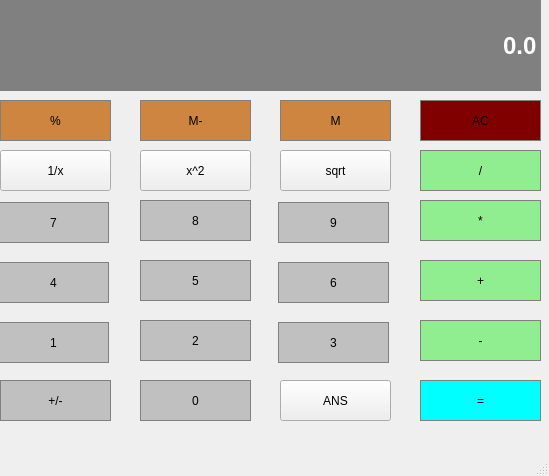
<?xml version="1.0" encoding="UTF-8"?>
<ui version="4.0">
 <class>MainWindow</class>
 <widget class="QMainWindow" name="MainWindow">
  <property name="geometry">
   <rect>
    <x>0</x>
    <y>0</y>
    <width>549</width>
    <height>476</height>
   </rect>
  </property>
  <property name="sizePolicy">
   <sizepolicy hsizetype="Preferred" vsizetype="Expanding">
    <horstretch>0</horstretch>
    <verstretch>0</verstretch>
   </sizepolicy>
  </property>
  <property name="windowTitle">
   <string>MainWindow</string>
  </property>
  <widget class="QWidget" name="centralwidget">
   <widget class="QLineEdit" name="Display">
    <property name="geometry">
     <rect>
      <x>0</x>
      <y>0</y>
      <width>541</width>
      <height>91</height>
     </rect>
    </property>
    <property name="font">
     <font>
      <family>Arial</family>
      <pointsize>18</pointsize>
      <bold>true</bold>
     </font>
    </property>
    <property name="styleSheet">
     <string notr="true">QLineEdit {
     background-color: gray; border: 1px solid gray;
	color: #ffffff;}
</string>
    </property>
    <property name="text">
     <string>0.0</string>
    </property>
    <property name="alignment">
     <set>Qt::AlignRight|Qt::AlignTrailing|Qt::AlignVCenter</set>
    </property>
   </widget>
   <widget class="QPushButton" name="Button7">
    <property name="geometry">
     <rect>
      <x>-2</x>
      <y>202</y>
      <width>111</width>
      <height>41</height>
     </rect>
    </property>
    <property name="styleSheet">
     <string notr="true">QPushButton:pressed {
    background-color: #A9A9A9; border: 1px solid gray;
	border-radius: 0px;
	padding: 5px;
}
QPushButton {
     background-color: #C0C0C0; border: 1px solid gray;
	border-radius: 0px;
	padding: 5px;
}</string>
    </property>
    <property name="text">
     <string>7</string>
    </property>
   </widget>
   <widget class="QPushButton" name="Button8">
    <property name="geometry">
     <rect>
      <x>140</x>
      <y>200</y>
      <width>111</width>
      <height>41</height>
     </rect>
    </property>
    <property name="styleSheet">
     <string notr="true">QPushButton:pressed {
    background-color: #A9A9A9; border: 1px solid gray;
	border-radius: 0px;
	padding: 5px;
}
QPushButton {
     background-color: #C0C0C0; border: 1px solid gray;
	border-radius: 0px;
	padding: 5px;
}</string>
    </property>
    <property name="text">
     <string>8</string>
    </property>
   </widget>
   <widget class="QPushButton" name="Button9">
    <property name="geometry">
     <rect>
      <x>278</x>
      <y>202</y>
      <width>111</width>
      <height>41</height>
     </rect>
    </property>
    <property name="styleSheet">
     <string notr="true">QPushButton:pressed {
    background-color: #A9A9A9; border: 1px solid gray;
	border-radius: 0px;
	padding: 5px;
}
QPushButton {
     background-color: #C0C0C0; border: 1px solid gray;
	border-radius: 0px;
	padding: 5px;
}</string>
    </property>
    <property name="text">
     <string>9</string>
    </property>
   </widget>
   <widget class="QPushButton" name="Divide">
    <property name="geometry">
     <rect>
      <x>420</x>
      <y>150</y>
      <width>121</width>
      <height>41</height>
     </rect>
    </property>
    <property name="styleSheet">
     <string notr="true">QPushButton:pressed {
    background-color: #A9A9A9; border: 1px solid gray;
	border-radius: 0px;
	padding: 5px;
}
QPushButton {
     background-color: #90EE90; border: 1px solid gray;
	border-radius: 0px;
	padding: 5px;
}</string>
    </property>
    <property name="text">
     <string>/</string>
    </property>
   </widget>
   <widget class="QPushButton" name="binary">
    <property name="geometry">
     <rect>
      <x>0</x>
      <y>100</y>
      <width>111</width>
      <height>41</height>
     </rect>
    </property>
    <property name="styleSheet">
     <string notr="true">QPushButton:pressed {
    background-color: #A9A9A9; border: 1px solid gray;
	border-radius: 0px;
	padding: 5px;
}
QPushButton {
     background-color: #CD853F; border: 1px solid gray;
	border-radius: 0px;
	padding: 5px;
}</string>
    </property>
    <property name="text">
     <string>%</string>
    </property>
   </widget>
   <widget class="QPushButton" name="Button3">
    <property name="geometry">
     <rect>
      <x>278</x>
      <y>322</y>
      <width>111</width>
      <height>41</height>
     </rect>
    </property>
    <property name="styleSheet">
     <string notr="true">QPushButton:pressed {
    background-color: #A9A9A9; border: 1px solid gray;
	border-radius: 0px;
	padding: 5px;
}
QPushButton {
     background-color: #C0C0C0; border: 1px solid gray;
	border-radius: 0px;
	padding: 5px;
}</string>
    </property>
    <property name="text">
     <string>3</string>
    </property>
   </widget>
   <widget class="QPushButton" name="Button1">
    <property name="geometry">
     <rect>
      <x>-2</x>
      <y>322</y>
      <width>111</width>
      <height>41</height>
     </rect>
    </property>
    <property name="styleSheet">
     <string notr="true">QPushButton:pressed {
    background-color: #A9A9A9; border: 1px solid gray;
	border-radius: 0px;
	padding: 5px;
}
QPushButton {
     background-color: #C0C0C0; border: 1px solid gray;
	border-radius: 0px;
	padding: 5px;
}</string>
    </property>
    <property name="text">
     <string>1</string>
    </property>
   </widget>
   <widget class="QPushButton" name="Button2">
    <property name="geometry">
     <rect>
      <x>140</x>
      <y>320</y>
      <width>111</width>
      <height>41</height>
     </rect>
    </property>
    <property name="styleSheet">
     <string notr="true">QPushButton:pressed {
    background-color: #A9A9A9; border: 1px solid gray;
	border-radius: 0px;
	padding: 5px;
}
QPushButton {
     background-color: #C0C0C0; border: 1px solid gray;
	border-radius: 0px;
	padding: 5px;
}</string>
    </property>
    <property name="text">
     <string>2</string>
    </property>
   </widget>
   <widget class="QPushButton" name="MemGet">
    <property name="geometry">
     <rect>
      <x>280</x>
      <y>100</y>
      <width>111</width>
      <height>41</height>
     </rect>
    </property>
    <property name="styleSheet">
     <string notr="true">QPushButton:pressed {
    background-color: #A9A9A9; border: 1px solid gray;
	border-radius: 0px;
	padding: 5px;
}
QPushButton {
     background-color: #CD853F; border: 1px solid gray;
	border-radius: 0px;
	padding: 5px;
}</string>
    </property>
    <property name="text">
     <string>M</string>
    </property>
   </widget>
   <widget class="QPushButton" name="Add">
    <property name="geometry">
     <rect>
      <x>420</x>
      <y>260</y>
      <width>121</width>
      <height>41</height>
     </rect>
    </property>
    <property name="styleSheet">
     <string notr="true">QPushButton:pressed {
    background-color: #A9A9A9; border: 1px solid gray;
	border-radius: 0px;
	padding: 5px;
}
QPushButton {
     background-color: #90EE90; border: 1px solid gray;
	border-radius: 0px;
	padding: 5px;
}</string>
    </property>
    <property name="text">
     <string>+</string>
    </property>
   </widget>
   <widget class="QPushButton" name="Button6">
    <property name="geometry">
     <rect>
      <x>278</x>
      <y>262</y>
      <width>111</width>
      <height>41</height>
     </rect>
    </property>
    <property name="styleSheet">
     <string notr="true">QPushButton:pressed {
    background-color: #A9A9A9; border: 1px solid gray;
	border-radius: 0px;
	padding: 5px;
}
QPushButton {
     background-color: #C0C0C0; border: 1px solid gray;
	border-radius: 0px;
	padding: 5px;
}</string>
    </property>
    <property name="text">
     <string>6</string>
    </property>
   </widget>
   <widget class="QPushButton" name="Button4">
    <property name="geometry">
     <rect>
      <x>-2</x>
      <y>262</y>
      <width>111</width>
      <height>41</height>
     </rect>
    </property>
    <property name="styleSheet">
     <string notr="true">QPushButton:pressed {
    background-color: #A9A9A9; border: 1px solid gray;
	border-radius: 0px;
	padding: 5px;
}
QPushButton {
     background-color: #C0C0C0; border: 1px solid gray;
	border-radius: 0px;
	padding: 5px;
}</string>
    </property>
    <property name="text">
     <string>4</string>
    </property>
   </widget>
   <widget class="QPushButton" name="Button5">
    <property name="geometry">
     <rect>
      <x>140</x>
      <y>260</y>
      <width>111</width>
      <height>41</height>
     </rect>
    </property>
    <property name="styleSheet">
     <string notr="true">QPushButton:pressed {
    background-color: #A9A9A9; border: 1px solid gray;
	border-radius: 0px;
	padding: 5px;
}
QPushButton {
     background-color: #C0C0C0; border: 1px solid gray;
	border-radius: 0px;
	padding: 5px;
}</string>
    </property>
    <property name="text">
     <string>5</string>
    </property>
   </widget>
   <widget class="QPushButton" name="MemClear">
    <property name="geometry">
     <rect>
      <x>140</x>
      <y>100</y>
      <width>111</width>
      <height>41</height>
     </rect>
    </property>
    <property name="styleSheet">
     <string notr="true">QPushButton:pressed {
    background-color: #A9A9A9; border: 1px solid gray;
	border-radius: 0px;
	padding: 5px;
}
QPushButton {
     background-color: #CD853F; border: 1px solid gray;
	border-radius: 0px;
	padding: 5px;
}</string>
    </property>
    <property name="text">
     <string>M-</string>
    </property>
   </widget>
   <widget class="QPushButton" name="Multiply">
    <property name="geometry">
     <rect>
      <x>420</x>
      <y>200</y>
      <width>121</width>
      <height>41</height>
     </rect>
    </property>
    <property name="styleSheet">
     <string notr="true">QPushButton:pressed {
    background-color: #A9A9A9; border: 1px solid gray;
	border-radius: 0px;
	padding: 5px;
}
QPushButton {
     background-color: #90EE90; border: 1px solid gray;
	border-radius: 0px;
	padding: 5px;
}</string>
    </property>
    <property name="text">
     <string>*</string>
    </property>
   </widget>
   <widget class="QPushButton" name="ChangeSign">
    <property name="geometry">
     <rect>
      <x>0</x>
      <y>380</y>
      <width>111</width>
      <height>41</height>
     </rect>
    </property>
    <property name="styleSheet">
     <string notr="true">QPushButton:pressed {
    background-color: #A9A9A9; border: 1px solid gray;
	border-radius: 0px;
	padding: 5px;
}
QPushButton {
     background-color: #C0C0C0; border: 1px solid gray;
	border-radius: 0px;
	padding: 5px;
}</string>
    </property>
    <property name="text">
     <string>+/-</string>
    </property>
   </widget>
   <widget class="QPushButton" name="Clear">
    <property name="geometry">
     <rect>
      <x>420</x>
      <y>100</y>
      <width>121</width>
      <height>41</height>
     </rect>
    </property>
    <property name="styleSheet">
     <string notr="true">QPushButton:pressed {
    background-color: #A9A9A9; border: 1px solid gray;
	border-radius: 0px;
	padding: 5px;
}
QPushButton {
     background-color: #800000; border: 1px solid gray;
	border-radius: 0px;
	padding: 5px;
}</string>
    </property>
    <property name="text">
     <string>AC</string>
    </property>
   </widget>
   <widget class="QPushButton" name="Button0">
    <property name="geometry">
     <rect>
      <x>140</x>
      <y>380</y>
      <width>111</width>
      <height>41</height>
     </rect>
    </property>
    <property name="styleSheet">
     <string notr="true">QPushButton:pressed {
    background-color: #A9A9A9; border: 1px solid gray;
	border-radius: 0px;
	padding: 5px;
}
QPushButton {
     background-color: #C0C0C0; border: 1px solid gray;
	border-radius: 0px;
	padding: 5px;
}</string>
    </property>
    <property name="text">
     <string>0</string>
    </property>
   </widget>
   <widget class="QPushButton" name="Equals">
    <property name="geometry">
     <rect>
      <x>420</x>
      <y>380</y>
      <width>121</width>
      <height>41</height>
     </rect>
    </property>
    <property name="styleSheet">
     <string notr="true">QPushButton:pressed {
    background-color: #A9A9A9; border: 1px solid gray;
	border-radius: 0px;
	padding: 5px;
}
QPushButton {
     background-color: #00FFFF	; border: 1px solid gray;
	border-radius: 0px;
	padding: 5px;
}</string>
    </property>
    <property name="text">
     <string>=</string>
    </property>
   </widget>
   <widget class="QPushButton" name="Subtract">
    <property name="geometry">
     <rect>
      <x>420</x>
      <y>320</y>
      <width>121</width>
      <height>41</height>
     </rect>
    </property>
    <property name="styleSheet">
     <string notr="true">QPushButton:pressed {
    background-color: #A9A9A9; border: 1px solid gray;
	border-radius: 0px;
	padding: 5px;
}
QPushButton {
     background-color: #90EE90; border: 1px solid gray;
	border-radius: 0px;
	padding: 5px;
}</string>
    </property>
    <property name="text">
     <string>-</string>
    </property>
   </widget>
   <widget class="QPushButton" name="Memory">
    <property name="geometry">
     <rect>
      <x>280</x>
      <y>380</y>
      <width>111</width>
      <height>41</height>
     </rect>
    </property>
    <property name="text">
     <string>ANS</string>
    </property>
   </widget>
   <widget class="QPushButton" name="Sodoi">
    <property name="geometry">
     <rect>
      <x>0</x>
      <y>150</y>
      <width>111</width>
      <height>41</height>
     </rect>
    </property>
    <property name="text">
     <string>1/x</string>
    </property>
   </widget>
   <widget class="QPushButton" name="Muhai">
    <property name="geometry">
     <rect>
      <x>140</x>
      <y>150</y>
      <width>111</width>
      <height>41</height>
     </rect>
    </property>
    <property name="text">
     <string>x^2</string>
    </property>
   </widget>
   <widget class="QPushButton" name="sqrt">
    <property name="geometry">
     <rect>
      <x>280</x>
      <y>150</y>
      <width>111</width>
      <height>41</height>
     </rect>
    </property>
    <property name="text">
     <string>sqrt</string>
    </property>
   </widget>
  </widget>
  <widget class="QMenuBar" name="menubar">
   <property name="geometry">
    <rect>
     <x>0</x>
     <y>0</y>
     <width>549</width>
     <height>26</height>
    </rect>
   </property>
  </widget>
  <widget class="QStatusBar" name="statusbar"/>
 </widget>
 <resources/>
 <connections/>
</ui>
